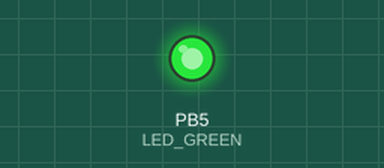
The program below on a simulated ATmega328P, built with avr-gcc and emulated at 16 MHz. Shown: output pins drawn as LEDs (lit = HIGH).

Above: at 0.2 s.
At 4.0 s:
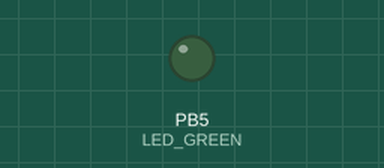
Timing chart, 0 to 5.8 s (numbered marks = the images above):
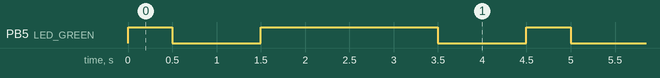

Measured:
- by itself, PB5 (LED_GREEN): repeats every 4.5 s: LOW 1.0 s, HIGH 2.0 s, LOW 1.0 s, HIGH 0.50 s
- by itself, everything shown: repeats every 4.5 s, in 4 steps

The program:

main.c
```c
#define LED_GREEN   PB5 // AVR pin where green LED is connected
#define SHORT_DELAY 500 // Delay in milliseconds
#define LONG_DELAY  2000// Delay in milliseconds
#define STOP_DELAY  1000// Delay in milliseconds
#ifndef F_CPU           // Preprocessor directive allows for conditional
                        // compilation. The #ifndef means "if not defined".
# define F_CPU 16000000 // CPU frequency in Hz required for delay
#endif                  // The #ifndef directive must be closed by #endif

#include <util/delay.h> // Functions for busy-wait delay loops
#include <avr/io.h>     // AVR device-specific IO definitions


int main(void)
{
    // Set pin as output in Data Direction Register
    // DDRB = DDRB or 0010 0000
    DDRB = DDRB | (1<<LED_GREEN);

    // Set pin LOW in Data Register (LED off)
    // PORTB = PORTB and 1101 1111
    PORTB = PORTB & ~(1<<LED_GREEN);

    // Infinite loop
    while (1)
    {
		PORTB = PORTB | (1<<LED_GREEN);
        // Pause several milliseconds   (DOT)
        _delay_ms(SHORT_DELAY);

		PORTB = PORTB & ~(1<<LED_GREEN);
		// Pause several milliseconds   (LED   off)
		_delay_ms(STOP_DELAY);

		PORTB = PORTB | (1<<LED_GREEN);
        // Pause several milliseconds    (COMMA)
        _delay_ms(LONG_DELAY);

		PORTB = PORTB & ~(1<<LED_GREEN);
		// Pause several milliseconds   (LED   off)
		_delay_ms(STOP_DELAY);
    }

    // Will never reach this
    return 0;
}
```
